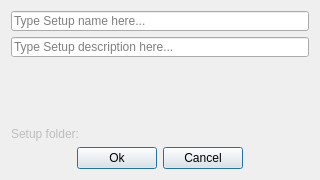
<?xml version="1.0" encoding="UTF-8"?>
<ui version="4.0">
 <class>Form</class>
 <widget class="QWidget" name="Form">
  <property name="windowModality">
   <enum>Qt::ApplicationModal</enum>
  </property>
  <property name="geometry">
   <rect>
    <x>0</x>
    <y>0</y>
    <width>320</width>
    <height>180</height>
   </rect>
  </property>
  <property name="sizePolicy">
   <sizepolicy hsizetype="Fixed" vsizetype="Fixed">
    <horstretch>0</horstretch>
    <verstretch>0</verstretch>
   </sizepolicy>
  </property>
  <property name="windowTitle">
   <string>Create Setup</string>
  </property>
  <layout class="QGridLayout" name="gridLayout">
   <item row="1" column="0">
    <widget class="QLineEdit" name="lineEdit_description">
     <property name="sizePolicy">
      <sizepolicy hsizetype="Expanding" vsizetype="Fixed">
       <horstretch>0</horstretch>
       <verstretch>0</verstretch>
      </sizepolicy>
     </property>
     <property name="minimumSize">
      <size>
       <width>220</width>
       <height>20</height>
      </size>
     </property>
     <property name="maximumSize">
      <size>
       <width>5000</width>
       <height>20</height>
      </size>
     </property>
     <property name="toolTip">
      <string>&lt;html&gt;&lt;head/&gt;&lt;body&gt;&lt;p&gt;Setup description (Optional)&lt;/p&gt;&lt;/body&gt;&lt;/html&gt;</string>
     </property>
     <property name="placeholderText">
      <string>Type Setup description here...</string>
     </property>
    </widget>
   </item>
   <item row="2" column="0">
    <spacer name="verticalSpacer">
     <property name="orientation">
      <enum>Qt::Vertical</enum>
     </property>
     <property name="sizeHint" stdset="0">
      <size>
       <width>20</width>
       <height>41</height>
      </size>
     </property>
    </spacer>
   </item>
   <item row="0" column="0">
    <widget class="QLineEdit" name="lineEdit_name">
     <property name="sizePolicy">
      <sizepolicy hsizetype="Expanding" vsizetype="Fixed">
       <horstretch>0</horstretch>
       <verstretch>0</verstretch>
      </sizepolicy>
     </property>
     <property name="minimumSize">
      <size>
       <width>220</width>
       <height>20</height>
      </size>
     </property>
     <property name="maximumSize">
      <size>
       <width>5000</width>
       <height>20</height>
      </size>
     </property>
     <property name="toolTip">
      <string>&lt;html&gt;&lt;head/&gt;&lt;body&gt;&lt;p&gt;Setup name (Required)&lt;/p&gt;&lt;/body&gt;&lt;/html&gt;</string>
     </property>
     <property name="placeholderText">
      <string>Type Setup name here...</string>
     </property>
    </widget>
   </item>
   <item row="3" column="0">
    <layout class="QVBoxLayout" name="verticalLayout">
     <item>
      <widget class="QLabel" name="label_setup_folder">
       <property name="enabled">
        <bool>false</bool>
       </property>
       <property name="contextMenuPolicy">
        <enum>Qt::NoContextMenu</enum>
       </property>
       <property name="toolTip">
        <string>&lt;html&gt;&lt;head/&gt;&lt;body&gt;&lt;p&gt;Folder name that will be used for the given Setup name&lt;/p&gt;&lt;/body&gt;&lt;/html&gt;</string>
       </property>
       <property name="text">
        <string>Setup folder:</string>
       </property>
       <property name="indent">
        <number>-1</number>
       </property>
      </widget>
     </item>
     <item>
      <layout class="QHBoxLayout" name="horizontalLayout_2">
       <property name="spacing">
        <number>6</number>
       </property>
       <property name="leftMargin">
        <number>0</number>
       </property>
       <property name="topMargin">
        <number>0</number>
       </property>
       <property name="rightMargin">
        <number>0</number>
       </property>
       <property name="bottomMargin">
        <number>0</number>
       </property>
       <item>
        <spacer name="horizontalSpacer">
         <property name="orientation">
          <enum>Qt::Horizontal</enum>
         </property>
         <property name="sizeHint" stdset="0">
          <size>
           <width>40</width>
           <height>20</height>
          </size>
         </property>
        </spacer>
       </item>
       <item>
        <widget class="QPushButton" name="pushButton_ok">
         <property name="text">
          <string>Ok</string>
         </property>
         <property name="default">
          <bool>true</bool>
         </property>
        </widget>
       </item>
       <item>
        <widget class="QPushButton" name="pushButton_cancel">
         <property name="text">
          <string>Cancel</string>
         </property>
         <property name="default">
          <bool>true</bool>
         </property>
        </widget>
       </item>
       <item>
        <spacer name="horizontalSpacer_2">
         <property name="orientation">
          <enum>Qt::Horizontal</enum>
         </property>
         <property name="sizeHint" stdset="0">
          <size>
           <width>40</width>
           <height>20</height>
          </size>
         </property>
        </spacer>
       </item>
      </layout>
     </item>
    </layout>
   </item>
  </layout>
 </widget>
 <tabstops>
  <tabstop>lineEdit_name</tabstop>
  <tabstop>lineEdit_description</tabstop>
  <tabstop>pushButton_ok</tabstop>
  <tabstop>pushButton_cancel</tabstop>
 </tabstops>
 <resources/>
 <connections/>
</ui>
